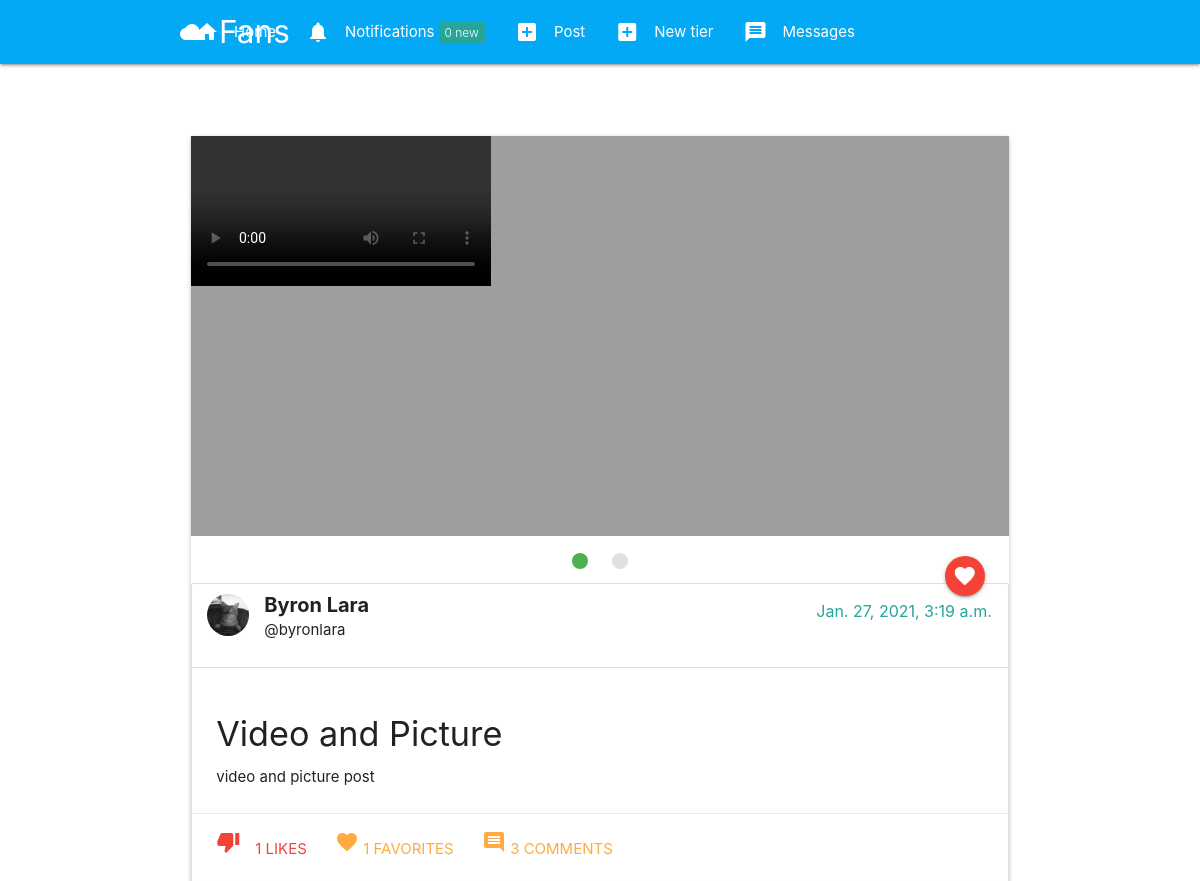
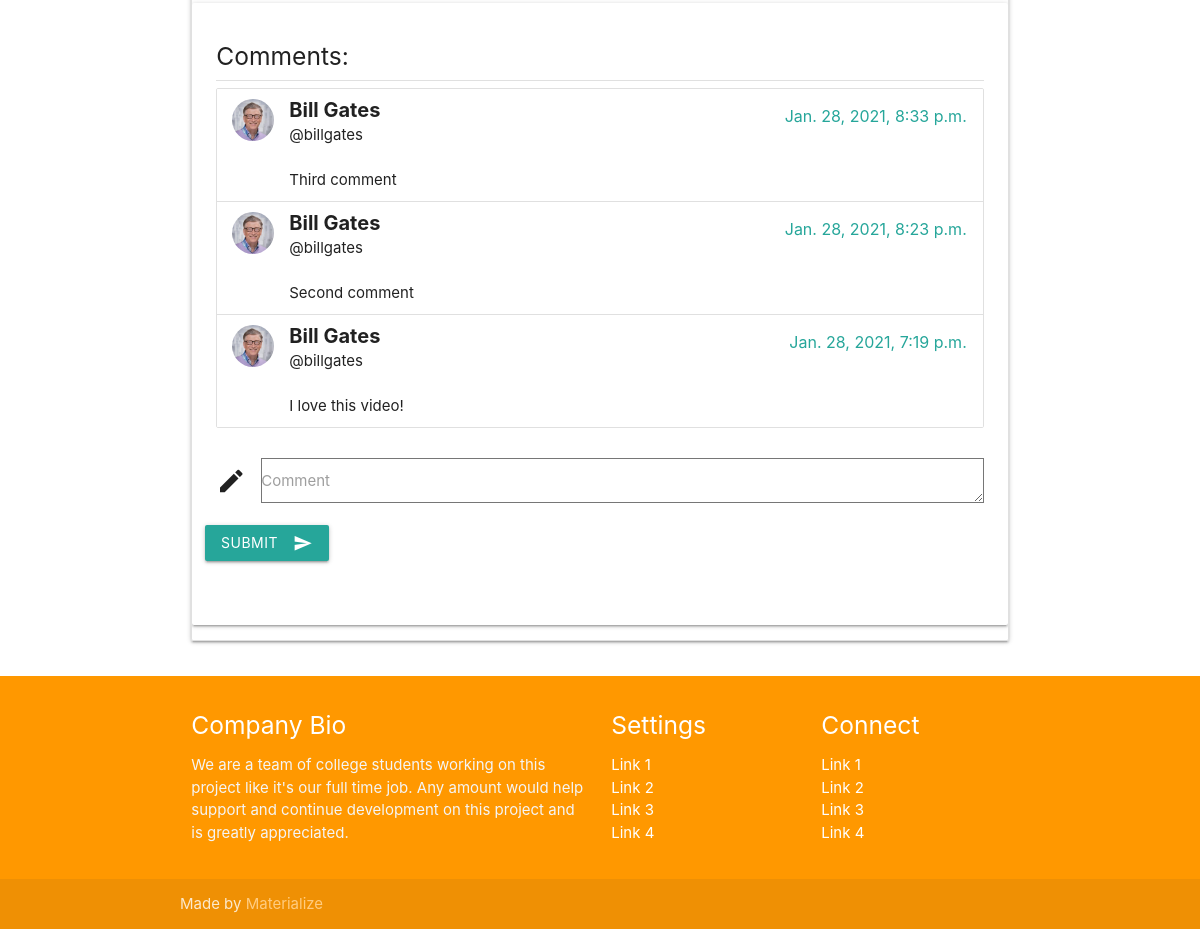
/post/71ac8af9-fe76-4fc8-9bef-20b4d32c3af4 (signed in), run on the app's committed database (2 pictures, top to bottom).
### post/models.py (models this page shows, shortened)
class PostFileContent(models.Model):
    user = models.ForeignKey(User, on_delete=models.CASCADE, related_name='content_owner')
    file = models.FileField(upload_to=user_directory_path)
    tier = models.ForeignKey(Tier, on_delete=models.CASCADE, related_name='tier_file')
    posted = models.DateTimeField(auto_now_add=True)

class Post(models.Model):
    id = models.UUIDField(primary_key=True, default=uuid.uuid4, editable=False)
    content = models.ManyToManyField(PostFileContent, related_name='contents')
    title = models.CharField(max_length=150)
    caption = models.TextField(max_length=1500, verbose_name='Caption')
    posted = models.DateTimeField(auto_now_add=True)
    tier = models.ForeignKey(Tier, on_delete=models.CASCADE, related_name='tiers')
    user = models.ForeignKey(User, on_delete=models.CASCADE)
    likes_count = models.IntegerField(default=0)
    comments_count = models.IntegerField(default=0)
    favorites_count = models.IntegerField(default=0)

### authy/models.py (models this page shows, shortened)
class Profile(models.Model):
	user = models.OneToOneField(User, on_delete=models.CASCADE, related_name='profile')
	location = models.CharField(max_length=50, null=True, blank=True)
	url = models.CharField(max_length=80, null=True, blank=True)
	profile_info = models.TextField(max_length=150, null=True, blank=True)
	created = models.DateField(auto_now_add=True)
	picture = models.ImageField(upload_to=user_directory_path_profile, blank=True, null=True, verbose_name='Picture')
	banner = models.ImageField(upload_to=user_directory_path_banner, blank=True, null=True, verbose_name='Banner')

### comment/models.py (models this page shows, shortened)
class Comment(models.Model):
    post = models.ForeignKey(Post, on_delete=models.CASCADE, related_name='post_comments')
    user = models.ForeignKey(User, on_delete=models.CASCADE)
    body = models.TextField()
    date = models.DateTimeField(auto_now_add=True)

### post/views.py (the view)
# urls.py: path('<uuid:post_id>',PostDetails, name='postdetails'),
@login_required
def PostDetails(request, post_id):
    user = request.user
    post = get_object_or_404(Post, id=post_id)
    if Likes.objects.filter(post=post, user=user).exists():
        liked = True
    else:
        liked = False
    comments = Comment.objects.filter(post=post).order_by('-date')
    if request.method == 'POST':
        form = CommentForm(request.POST)
        if form.is_valid():
            comment = form.save(commit=False)
            comment.post = post
            comment.user = user
            comment.save()
            post.comments_count += 1
            post.save()
            return HttpResponseRedirect(reverse('postdetails', args=[post_id]))
    else:
        form = CommentForm()
    if user != post.user:
        subscriber = Subscription.objects.get(subscriber=request.user, subscribed=post.user)
        if (subscriber.tier.number >= post.tier.number):
            visible = True
        else:
            visible = False
    else:
        visible = True
    context = {
        'post': post,
        'visible': visible,
        'liked': liked,
        'comments': comments,
        'form': form,
    }
    return render(request, 'post_detail.html', context)

### comment/forms.py
class CommentForm(forms.ModelForm):
    body = forms.CharField(widget=forms.Textarea(attrs={'class': 'validate'}), required=True)
    class Meta:
        model = Comment
        fields = ('body',)

### authy/views.py (called while the page is built)
def SideNavInfo(request):
	user = request.user
	nav_profile = None
	fans = None
	follows = None
	if user.is_authenticated:
		nav_profile = Profile.objects.get(user=user)
		fans = Subscription.objects.filter(subscribed=user).count()
		follows = Subscription.objects.filter(subscriber=user).count()
	return {'nav_profile': nav_profile, 'fans': fans, 'follows': follows}

### direct/views.py (called while the page is built)
def CheckDirects(request):
    directs_count = 0
    if request.user.is_authenticated:
        directs_count = Message.objects.filter(user=request.user, is_read=False).count()
    return {'directs_count': directs_count}

### notifications/views.py (called while the page is built)
def CountNotifications(request):
    count_notifications = None
    if request.user.is_authenticated:
        count_notifications = Notification.objects.filter(user=request.user, is_seen=False).count()
    return {'count_notifications': count_notifications}

### fans_clone/templates/post_detail.html (shortened to what this page needs)
{% extends 'base.html' %}
{% load static %}
{% block content %}
    <div class="col s12 m12">
    {% if visible == False %}
      <div class="center-align">
        <i class="material-icons large grey-text">lock</i>
        <br>
        <h3>No available</h3>
        <h4 class="card-title grey-text text-darken-4">This content is for {{ post.tier }}</h4>
        <h5 class="card-title grey-text text-darken-4">You need to upgrade your subscription</h5>
        <br><br>
        <a class="waves-effect waves-light btn-large"><i class="material-icons left">upgrade</i>Upgrade</a>
      </div>
    {% else %}
      <div class="card">
        <div class="card-image">
          <div class="slider">
            <ul class="slides">
              {% for con in post.content.all %}
              <li>
                {% if con.file.name|slice:"-3:" == 'jpg' %}
                  <img src="{{ con.file.url }}">
                {% else %}
                  <div class="video-container">
                    <video class="responsive-video" controls="controls" preload="metadata">
                      <source src="{{ con.file.url }}#t=0.5" type="video/mp4">
                    </video>
                  </div>
                {% endif %}
              </li>
              {% endfor %}
            </ul>
          </div>
          <a href="{% url 'postbookmark' post.id %}" class="btn-floating halfway-fab waves-effect waves-light red"><i class="material-icons">favorite</i></a>
        </div>
        <ul class="collection">
          <li class="collection-item avatar">
          {% if post.user.profile.picture %}
            <img src="{{ post.user.profile.picture.url }}" class="circle responsive-img">
          {% else %}
            <img src="{% static 'img/no_avatar.jpg' %}" class="circle responsive-img">
          {% endif %}
            <span style="font-size: 20px; font-weight: bold;" class="title">{{ post.user.first_name }} {{ post.user.last_name }}</span>
            <span class="title secondary-content">{{ post.posted }}</span>
            <p>@{{ post.user.username }}</p>
        </li>
        <div class="card-content">
          <h4 class="header">{{ post.title }}</h4>
          {{ post.caption }}
        </div>
       <div class="card-action">
        {% if liked == True %}
          <a class="red-text tooltipped" data-position="bottom" data-tooltip="Remove like" href="{% url 'postlike' post.id %}"><i class="material-icons left">thumb_down</i>{{ post.likes_count }} Likes</a>
        {% else %}
          <a href="{% url 'postlike' post.id %}"><i class="material-icons left">thumb_up</i>{{ post.likes_count }} Likes</a>
        {% endif %}
          <a href="#"><i class="material-icons">favorite</i> {{ post.favorites_count }} Favorites</a>
          <a href="#"><i class="material-icons">comment</i> {{ post.comments_count }} Comments</a>
        </div>
        <div class="card-panel">
          <h5>Comments:</h5>
          <div class="divider"></div>
          <ul class="collection">
            {% for comment in comments %}
              <li class="collection-item avatar">
                {% if comment.user.profile.picture %}
                  <img src="{{ comment.user.profile.picture.url }}" class="circle responsive-img">
                {% else %}
                  <img src="{% static 'img/no_avatar.jpg' %}" class="circle responsive-img">
                {% endif %}
                <span style="font-weight: bold; font-size: 20px" class="title">{{ comment.user.first_name }} {{ comment.user.last_name }}</span>
                <span class="title secondary-content">{{ comment.date }}</span>
                <p>@{{ comment.user.username }}</p>
                <br>
                  {{ comment.body }}
              </li>
              {% empty %}
                <div class="center-align">
                  <h5>No comments</h5>
                  <span>Be the first one to comment</span>
                </div>
            {% endfor %}
          </ul>
          <div class="row">
            <form method="POST" action="" role="form" class="col s12">
              <div class="row">
                <div class="input-field col s12">
                  <i class="material-icons prefix">edit</i>
                  {{ form.body }}
                  <label for="body">Comment</label>
                </div>
                <button class="btn waves-effect waves-light" type="submit" name="action">Submit
                  <i class="material-icons right">send</i>
                </button>
                </div>
              </div>
          </div>
        </div>
  {% endif %}
      </div>
{% endblock %}

### data on the page
Post: user.profile.picture (placeholder picture), user.first_name "Byron", user.last_name "Lara", posted "Jan. 27, 2021, 3:19 a.m.", user.username "byronlara", title "Video and Picture", caption "video and picture post", likes_count "1", favorites_count "1", comments_count "3"
Comment: user.profile.picture (placeholder picture), user.first_name "Bill", user.last_name "Gates", date "Jan. 28, 2021, 8:33 p.m.", user.username "billgates", body "Third comment"
Comment: user.profile.picture (placeholder picture), user.first_name "Bill", user.last_name "Gates", date "Jan. 28, 2021, 8:23 p.m.", user.username "billgates", body "Second comment"
Comment: user.profile.picture (placeholder picture), user.first_name "Bill", user.last_name "Gates", date "Jan. 28, 2021, 7:19 p.m.", user.username "billgates", body "I love this video!"

### other printed values
{{ count_notifications }} "0"
